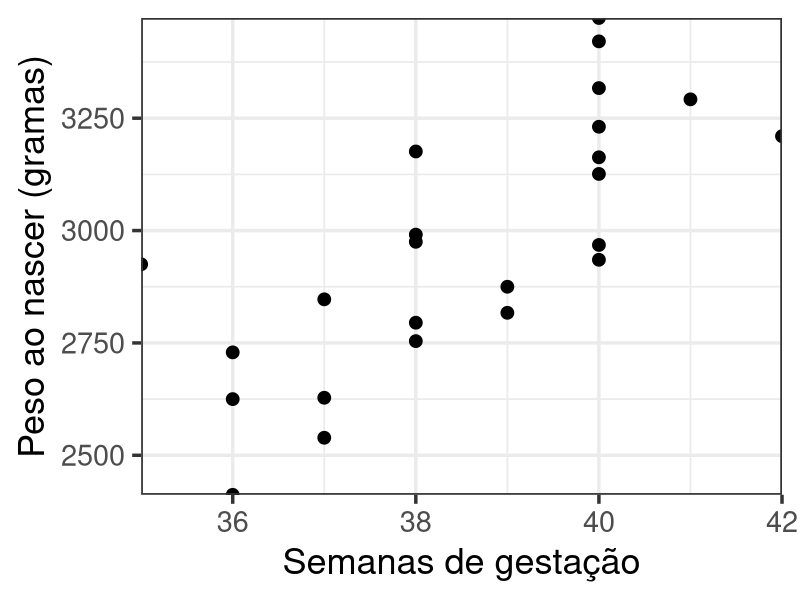
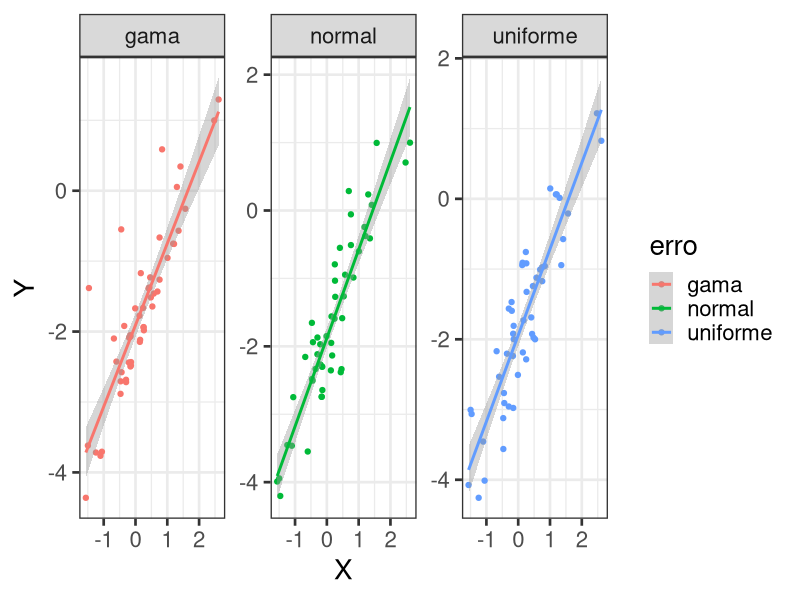
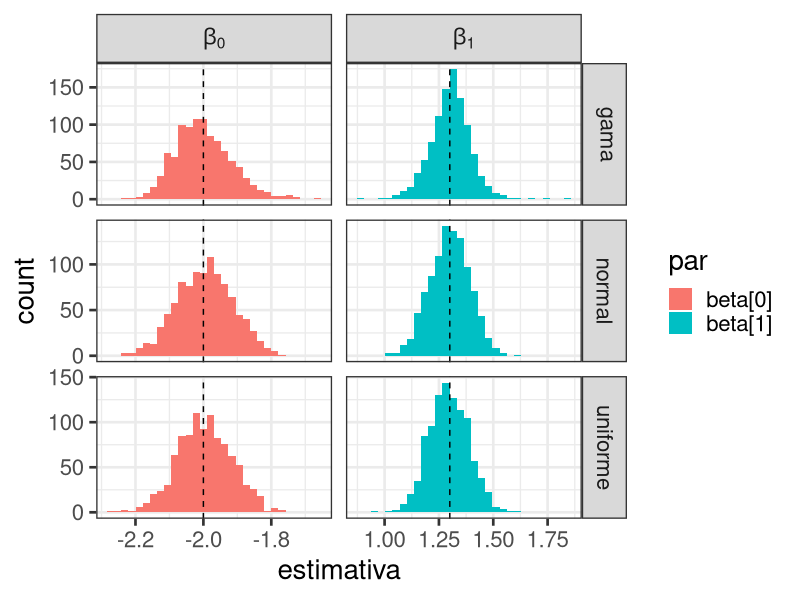

R code for these plots, in order:
## ---- chunk 1
#| echo: false
#| warning: false
#| label: fig-baby1
#| fig-cap: "Peso ao nascer _vs_ semanas de gestação para $n=24$ bebês."
#| fig-width: 14
#| fig-height: 8
library(ggplot2)

birthweight <- read.csv("../data/birthweight.csv")

ggplot(birthweight,
       aes(x = age, y = weight)) +
  geom_point(size = 4) +
  scale_x_continuous("Semanas de gestação",
                     expand = c(0, 0)) +
  scale_y_continuous("Peso ao nascer (gramas)",
                     expand = c(0, 0)) +
  # geom_smooth(method = "lm") +
  # facet_wrap(.~erro, scales = "free_y") +
  theme_bw(base_size = 26)
## ---- chunk 2
#| echo: false
#| warning: false
gera_dados <- function(b0, b1, X){
  
  N <- length(X)
  
  e1 <- runif(N, -1, 1)
  e2 <- rnorm(N, sd = sqrt(0.33))
  e3 <- rgamma(N, shape = 1/3, rate = 1)  - 1/3
  
  Xmat <- matrix(cbind(rep(1, N), X), ncol = 2)
  betas <- c(b0, b1)
  
  linpred <- Xmat %*% betas
  
  Y1 <- linpred + e1
  Y2 <- linpred + e2
  Y3 <- linpred + e3
  
  
  D1 <- data.frame(X = X, Y = Y1, erro = "uniforme")
  D2 <- data.frame(X = X, Y = Y2, erro = "normal")
  D3 <- data.frame(X = X, Y = Y3, erro = "gama")
  
  dados <- do.call(rbind, list(D1, D2, D3))
  
  return(dados)
}
ajusta <- function(dados){
  spp <- split(dados, dados$erro)
  fits <- lapply(spp, function(dd){
    fit <- lm(Y~X, dd)
    out <- data.frame(
      par = c("beta_0", "beta_1"),
      estimativa = as.numeric(coef(fit)),
      erro = dd$erro[1]
    )
  })
  res <- do.call(rbind, fits)
  rownames(res) <- NULL
  return(res)
}
## ---- chunk 3
library(ggplot2)
beta0 <- -2
beta1 <- 1.3
Nobs <- 50
X <- rnorm(Nobs) ## gerando a covariada
## ---- chunk 4
#| echo: false
#| warning: false
#| label: fig-regexample
#| fig-cap: "Regressão sob diversos modelos para erros."
#| fig-width: 14
#| fig-height: 8

ex1 <- gera_dados(b0 = beta0, b1 = beta1, X = X)

ggplot(ex1, aes(x = X, y = Y, colour = erro)) +
  geom_point() +
  geom_smooth(method = "lm") +
  facet_wrap(.~erro, scales = "free_y") +
  theme_bw(base_size = 20)
## ---- chunk 5
#| echo: false
#| warning: false
#| label: fig-regsimu
#| fig-cap: "Distribuição amostral dos coeficientes sob diversos modelos para erros. A linha pontilhada vertical marca os valores 'verdadeiros'."
#| fig-width: 14
#| fig-height: 8
#| cache: true
M <- 1000

simu <- lapply(1:M,
               function(i) gera_dados(b0 = beta0,
                                      b1 = beta1,
                                      X = X))

ests <- do.call(rbind,
                lapply(simu, ajusta))

plvl <- c(expression(beta[0]), 
          expression(beta[1]))

ests$par <- as.factor(ests$par)
levels(ests$par) <- plvl

true.pars <- data.frame(par = unique(ests$par),
                        value = c(beta0, beta1))

ggplot(ests, 
       aes(x = estimativa, fill = par)) +
  geom_histogram() +
  geom_vline(data = true.pars,
             aes(xintercept = value),
             linetype = "dashed") +
  facet_grid(erro~par,
             scales = "free",
             labeller = label_parsed) +
  theme_bw(base_size = 20)
## ---- chunk 6
aggregate(estimativa~erro+par, ests, mean)

